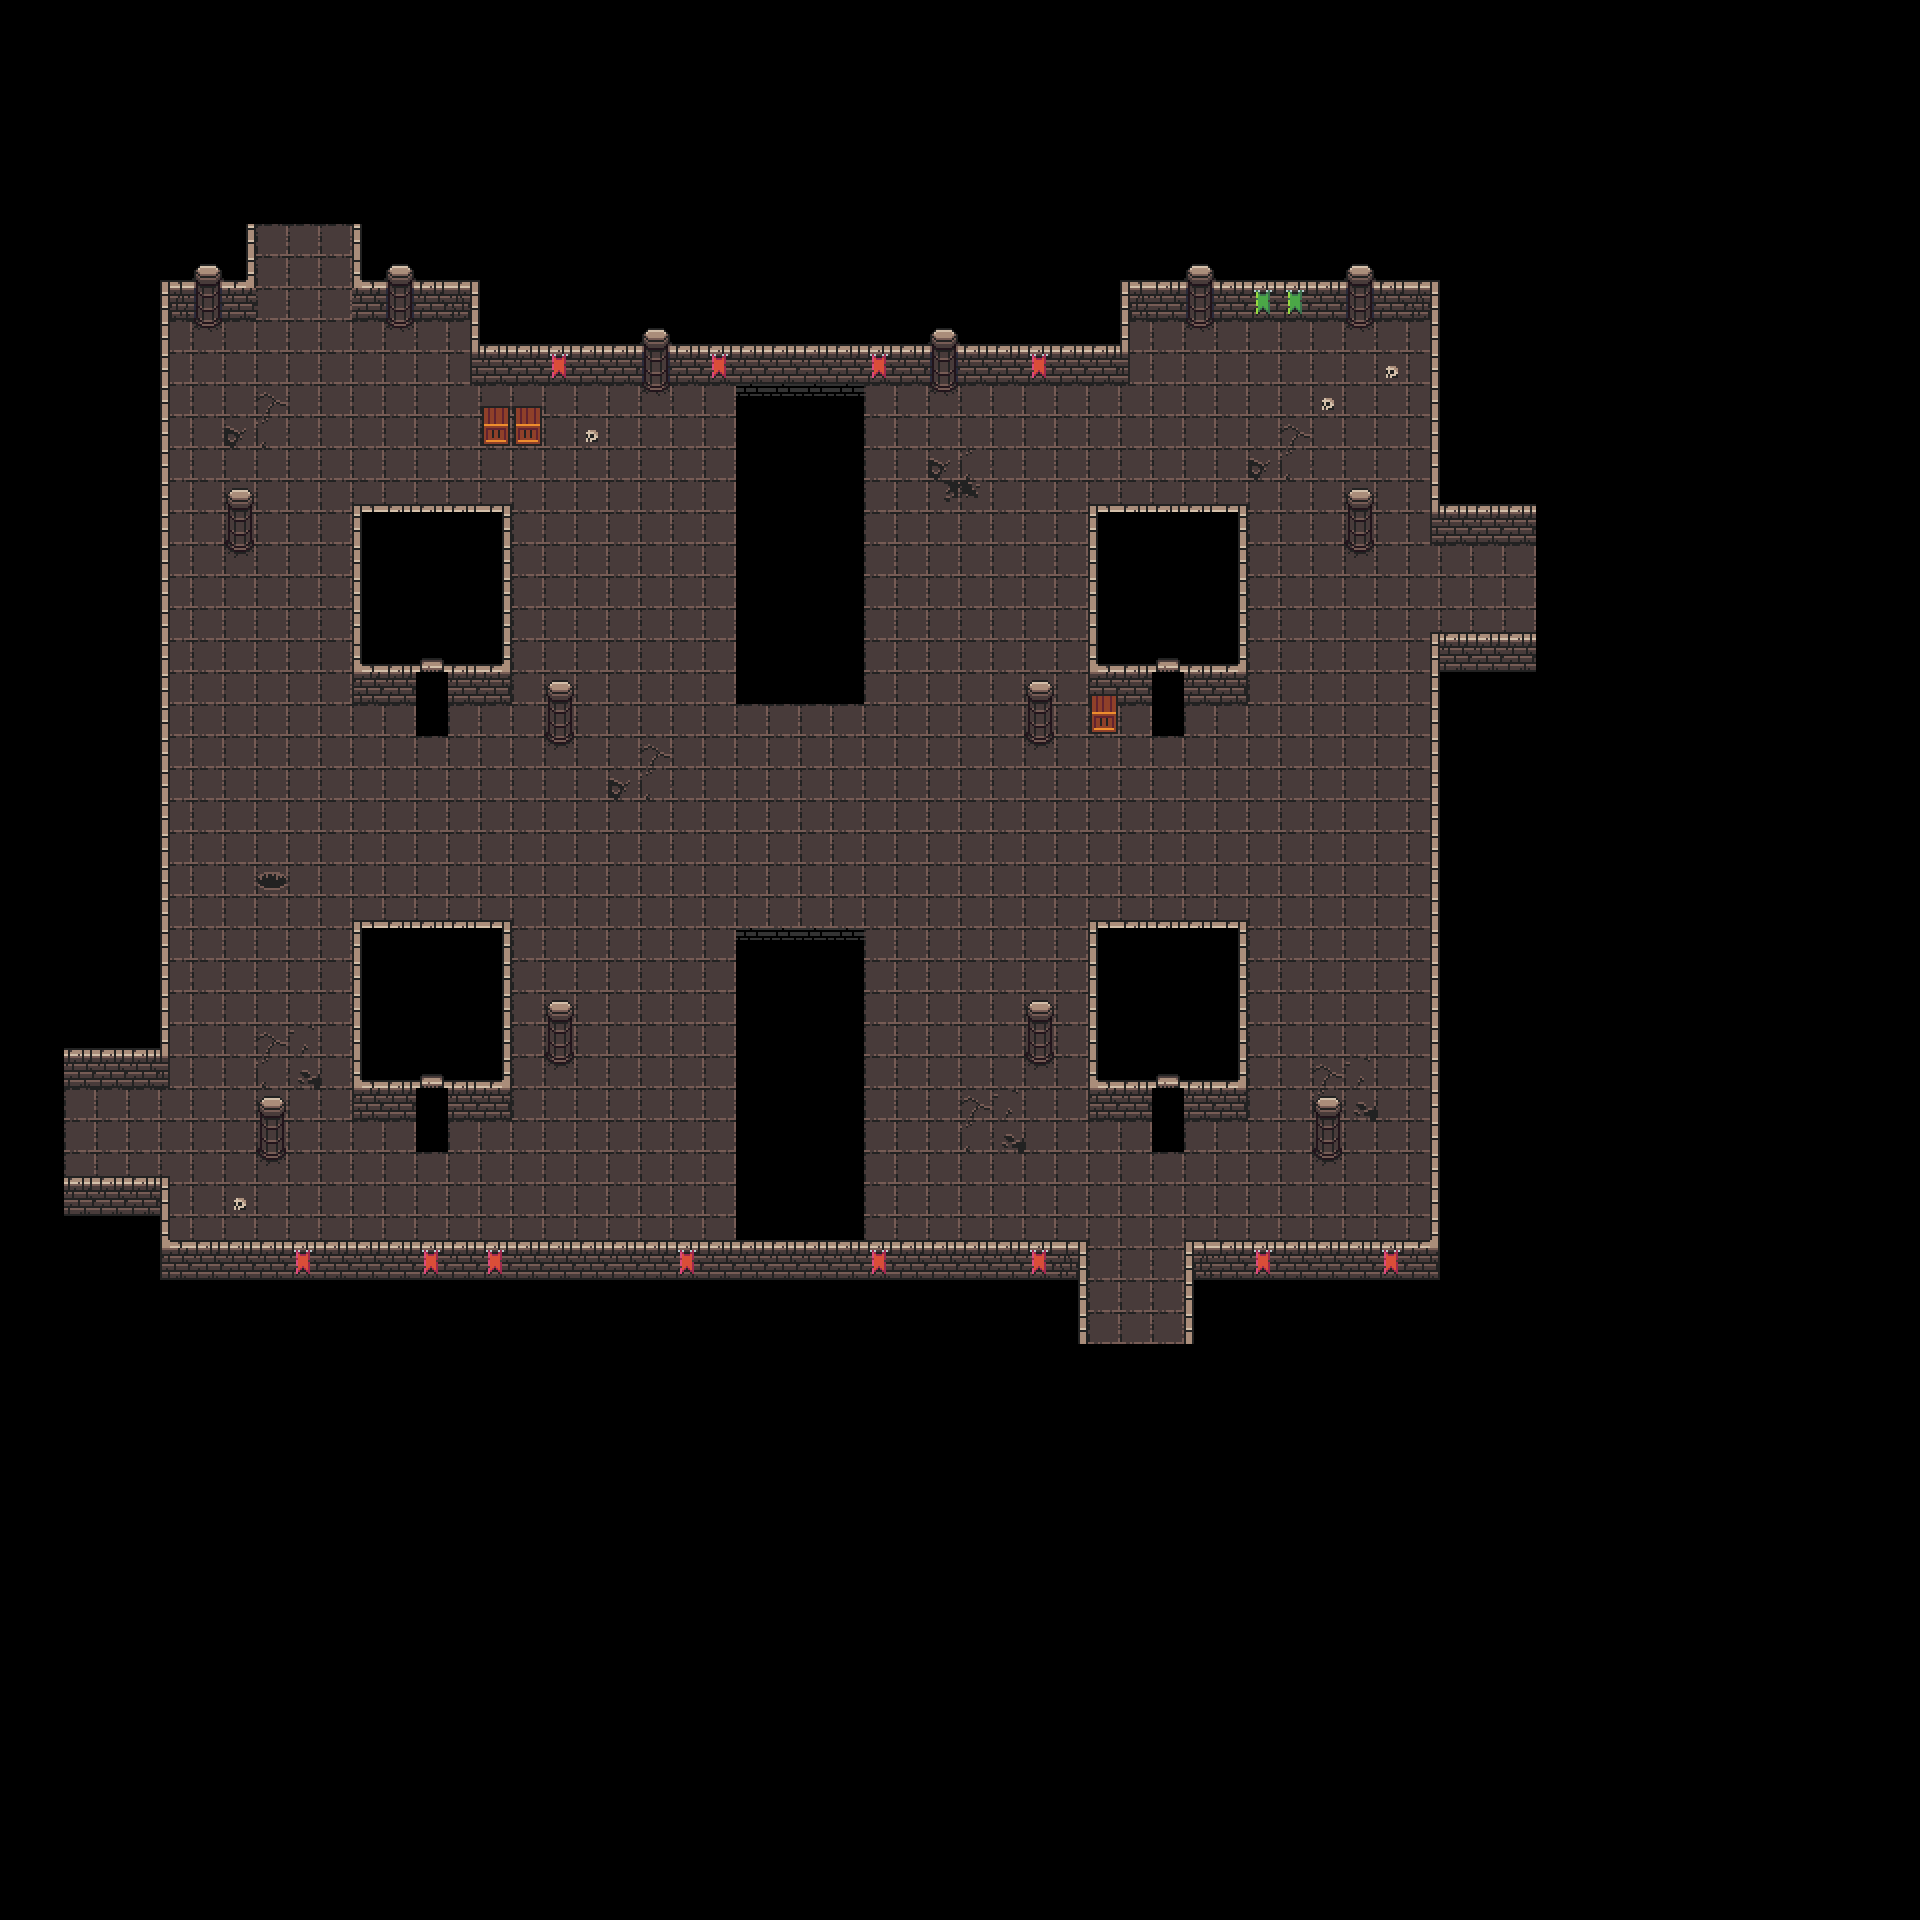

This is a level from a 2D game, rendered from its Tiled map with the project's own tilesets. A one-line summary and the map file follow, with tile-layer data summarised:
An orthogonal 60x60 tile map with 32x32 px tiles, 3 tile layers (floor, walls, environment) and 86 objects (52x wall, 13x minion, 4x waterSpring, 4x door, 4x point, ...).

<map version="1.4" tiledversion="1.9.0" orientation="orthogonal" renderorder="right-down" width="60" height="60" tilewidth="32" tileheight="32" infinite="0" nextlayerid="7" nextobjectid="109">
 <tileset firstgid="1" name="32x32 tileset" tilewidth="32" tileheight="32" tilecount="1024" columns="32">
  <image source="0x72_DungeonTilesetII_32x32.png" width="1024" height="1024" />
 </tileset>
 <layer id="2" name="floor" width="60" height="60" locked="1">
  <data>[3600 cells, 990 non-empty, 10 distinct tile ids]</data>
 </layer>
 <layer id="1" name="walls" width="60" height="60" locked="1">
  <data>[3600 cells, 326 non-empty, 19 distinct tile ids]</data>
 </layer>
 <layer id="3" name="environment" width="60" height="60" locked="1">
  <data>[3600 cells, 59 non-empty, 12 distinct tile ids]</data>
 </layer>
 <objectgroup id="4" name="wall objects" locked="1">
  <object id="1" type="wall" x="480.167" y="344.25" width="638.417" height="26.7576" />
  <object id="2" type="wall" x="471" y="281.5" width="22" height="89" />
  <object id="5" type="wall" x="360.5" y="280.5" width="118.5" height="25" />
  <object id="7" type="wall" x="351.5" y="223.5" width="20.5" height="82" />
  <object id="8" type="wall" x="1108" y="275" width="20" height="96" />
  <object id="10" type="wall" x="1105.5" y="265.5" width="334.5" height="40.5" />
  <object id="12" type="wall" x="1432.5" y="275.5" width="22.5" height="256" />
  <object id="14" type="wall" x="1434.5" y="495.5" width="125" height="36" />
  <object id="16" type="wall" x="1431" y="632" width="119.5" height="33.5" />
  <object id="17" type="wall" x="1430.5" y="642" width="20" height="606" />
  <object id="18" type="wall" x="1184.5" y="1239.5" width="276" height="29.5" />
  <object id="19" type="wall" x="1184.5" y="1243" width="17" height="104.5" />
  <object id="20" type="wall" x="1063.5" y="1245" width="24.5" height="102" />
  <object id="21" type="wall" x="113" y="1240" width="975.5" height="55.5" />
  <object id="22" type="wall" x="138.909" y="1181.09" width="31.2727" height="108.182" />
  <object id="23" type="wall" x="51.6364" y="1176" width="118.364" height="34.3636" />
  <object id="24" type="wall" x="37.6364" y="1040.91" width="127.455" height="34.9091" />
  <object id="25" type="wall" x="146.909" y="274" width="22.9091" height="801.606" />
  <object id="26" type="wall" x="130" y="271.333" width="125.667" height="34.3333" />
  <object id="27" type="wall" x="229.333" y="215.333" width="26.6667" height="87" />
  <object id="28" type="wall" x="356.5" y="504.25" width="150" height="17.5" />
  <object id="29" type="wall" x="502.25" y="504.313" width="9.625" height="181.938" />
  <object id="30" type="wall" x="353" y="504.25" width="9" height="185.438" />
  <object id="31" type="wall" x="356.75" y="664.75" width="155.438" height="25" />
  <object id="36" type="wall" x="355.602" y="920.466" width="150" height="17.5" />
  <object id="37" type="wall" x="501.352" y="920.216" width="10.25" height="182.25" />
  <object id="38" type="wall" x="352.102" y="920.466" width="9" height="180.75" />
  <object id="39" type="wall" x="352.164" y="1080.97" width="159.438" height="25" />
  <object id="40" type="wall" x="1092.04" y="919.375" width="150" height="17.5" />
  <object id="41" type="wall" x="1237.79" y="919.125" width="10.25" height="182.25" />
  <object id="42" type="wall" x="1088.54" y="919.375" width="9" height="180.75" />
  <object id="43" type="wall" x="1088.29" y="1079.88" width="159.75" height="25" />
  <object id="48" type="wall" x="1091.88" y="504.625" width="150" height="17.5" />
  <object id="49" type="wall" x="1237.63" y="504.375" width="10.25" height="182.25" />
  <object id="50" type="wall" x="1088.38" y="504.625" width="9" height="180.75" />
  <object id="51" type="wall" x="1088.13" y="665.125" width="159.75" height="25" />
  <object id="52" type="projectile-penetrable-wall" x="736.75" y="356.75" width="126.75" height="333.25" />
  <object id="54" type="projectile-penetrable-wall" x="736" y="928.5" width="127.5" height="319.75" />
  <object id="88" type="projectile-penetrable-wall" x="256.06" y="872.716" width="31.6197" height="17.3399">
   <ellipse />
  </object>
  <object id="89" type="wall" x="549.004" y="694.113" width="22.9336" height="32.2673" />
  <object id="90" type="wall" x="550.153" y="681.936" width="19.274" height="11.1692">
   <ellipse />
  </object>
  <object id="91" type="wall" x="228.343" y="501.945" width="22.9336" height="32.2673" />
  <object id="92" type="wall" x="229.492" y="489.768" width="19.274" height="11.1692">
   <ellipse />
  </object>
  <object id="93" type="wall" x="260.714" y="1111.05" width="22.9336" height="32.2673" />
  <object id="94" type="wall" x="261.863" y="1098.87" width="19.274" height="11.1692">
   <ellipse />
  </object>
  <object id="95" type="wall" x="548.089" y="1013.94" width="22.9336" height="32.2673" />
  <object id="96" type="wall" x="549.238" y="1001.76" width="19.274" height="11.1692">
   <ellipse />
  </object>
  <object id="97" type="wall" x="1029.03" y="1013.94" width="22.9336" height="32.2673" />
  <object id="98" type="wall" x="1030.18" y="1001.76" width="19.274" height="11.1692">
   <ellipse />
  </object>
  <object id="99" type="wall" x="1029.03" y="694.19" width="22.9336" height="32.2673" />
  <object id="100" type="wall" x="1030.18" y="682.013" width="19.274" height="11.1692">
   <ellipse />
  </object>
  <object id="101" type="wall" x="1316.41" y="1110.39" width="22.9336" height="32.2673" />
  <object id="102" type="wall" x="1317.55" y="1098.21" width="19.274" height="11.1692">
   <ellipse />
  </object>
  <object id="103" type="wall" x="1348.78" y="503.267" width="22.9336" height="32.2673" />
  <object id="104" type="wall" x="1349.93" y="491.09" width="19.274" height="11.1692">
   <ellipse />
  </object>
  <object id="105" type="waterSpring" x="1151.91" y="672.024" width="32" height="64" />
  <object id="106" type="waterSpring" x="1151.97" y="1087.79" width="32" height="64" />
  <object id="107" type="waterSpring" x="415.876" y="671.85" width="32" height="64" />
  <object id="108" type="waterSpring" x="415.836" y="1088.01" width="32" height="64" />
 </objectgroup>
 <objectgroup id="5" name="doors" locked="1">
  <object id="55" name="Door" type="door" x="251.667" y="210.333" width="100.667" height="31.6667">
   <properties>
    <property name="direction" value="north" />
   </properties>
  </object>
  <object id="58" type="door" x="45" y="1070" width="38" height="120.667">
   <properties>
    <property name="direction" value="west" />
   </properties>
  </object>
  <object id="60" type="door" x="1076.67" y="1326.67" width="115" height="29">
   <properties>
    <property name="direction" value="south" />
   </properties>
  </object>
  <object id="61" name="Door" type="door" x="1518" y="519.333" width="60.3333" height="131.667">
   <properties>
    <property name="direction" value="east" />
   </properties>
  </object>
  <object id="62" name="Spawn" type="point" x="279.833" y="283.5">
   <properties>
    <property name="position" value="north" />
   </properties>
   <point />
  </object>
  <object id="63" name="Spawn" type="point" x="1454.5" y="578.417">
   <properties>
    <property name="position" value="east" />
   </properties>
   <point />
  </object>
  <object id="64" name="Spawn" type="point" x="1112.3" y="1265.3">
   <properties>
    <property name="position" value="south" />
   </properties>
   <point />
  </object>
  <object id="65" name="Spawn" type="point" x="137.333" y="1113">
   <properties>
    <property name="position" value="west" />
   </properties>
   <point />
  </object>
  <object id="66" name="Minion" type="minion" x="624.333" y="631.667">
   <point />
  </object>
  </objectgroup>
 <objectgroup id="6" name="Trap" locked="1">
  <!-- 5 objects omitted --></objectgroup>
</map>
<!-- 18 of 86 objects omitted -->
